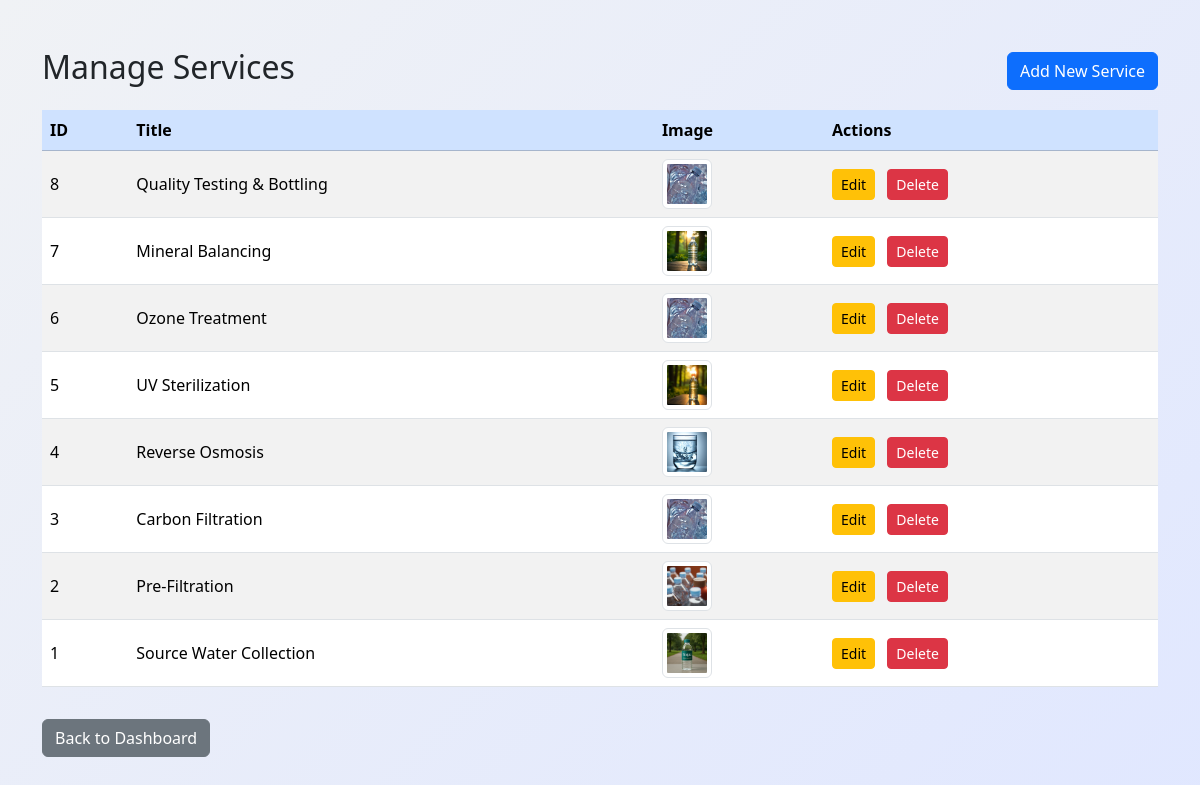
The page /admin/manage_services.php (signed in) on the database its author committed.
### tables this page shows
CREATE TABLE `services` (
  `id` int(11) NOT NULL,
  `title` varchar(255) NOT NULL,
  `description` text NOT NULL,
  `image` varchar(255) NOT NULL
);

### admin/manage_services.php (the view, shortened to what this page needs)
<?php
include '../include/db_connect.php';
try {
    $stmt = $pdo->query("SELECT * FROM services ORDER BY id DESC");
    $services = $stmt->fetchAll(PDO::FETCH_ASSOC);
} catch (PDOException $e) {
    $services = [];
    echo "Warning: Table 'services' not found or error: " . $e->getMessage();
}
?>
<!DOCTYPE html>
<html lang="en">
<head>
    <link href="https://cdn.jsdelivr.net/npm/bootstrap@5.3.3/dist/css/bootstrap.min.css" rel="stylesheet">
</head>
<body>
    <div class="container mt-5">
        <div class="d-flex justify-content-between align-items-center mb-3">
            <h2>Manage Services</h2>
            <a href="add_service.php" class="btn btn-primary">Add New Service</a>
        </div>
        <div class="table-container">
            <table class="table table-striped table-hover">
                <thead class="table-primary">
                    <tr>
                        <th>ID</th>
                        <th>Title</th>
                        <th>Image</th>
                        <th>Actions</th>
                    </tr>
                </thead>
                <tbody>
                    <?php if (count($services) > 0): ?>
                        <?php foreach ($services as $service): ?>
                        <tr>
                            <td><?php echo htmlspecialchars($service['id']); ?></td>
                            <td><?php echo htmlspecialchars($service['title']); ?></td>
                            <td>
                                <?php
                                 $image_path = '../' . $service['image'];
                                if ($service['image'] && file_exists(__DIR__ . '/../' . $service['image'])): ?>
                                    <img src="<?php echo htmlspecialchars($image_path); ?>" alt="<?php echo htmlspecialchars($service['title']); ?>" class="img-thumbnail">
                                <?php else: ?>
                                    <div class="no-image">No Image (Path: <?php echo htmlspecialchars(__DIR__ . '/../' . ($service['image'] ?? '')); ?>)</div>
                                <?php endif; ?>
                            </td>
                            <td>
                                <a href="edit_service.php?id=<?php echo $service['id']; ?>" class="btn btn-sm btn-warning me-2">Edit</a>
                                <a href="manage_services.php?delete=<?php echo $service['id']; ?>" class="btn btn-sm btn-danger" onclick="return confirm('Are you sure you want to delete this service?')">Delete</a>
                            </td>
                        </tr>
                        <?php endforeach; ?>
                    <?php else: ?>
                        <tr>
                            <td colspan="4" class="text-center">No services found.</td>
                        </tr>
                    <?php endif; ?>
                </tbody>
            </table>
        </div>
        <a href="dashboard.php" class="btn btn-secondary mt-3">Back to Dashboard</a>
    </div>
</body>
</html>

### admin/manage_services.php (style rules this page uses)
body { background: linear-gradient(135deg, #f0f2f5 0%, #e0e7ff 100%); min-height: 100vh; }
.table-container { max-width: 100%; overflow-x: auto; }
.table th, .table td { vertical-align: middle; }
.img-thumbnail { width: 50px; height: 50px; object-fit: cover; }

### rows shown on the page
services: id "8", title "Quality Testing & Bottling", image (picture)
services: id "7", title "Mineral Balancing", image (picture)
services: id "6", title "Ozone Treatment", image (picture)
services: id "5", title "UV Sterilization", image (picture)
services: id "4", title "Reverse Osmosis", image (picture)
services: id "3", title "Carbon Filtration", image (picture)
services: id "2", title "Pre-Filtration", image (picture)
services: id "1", title "Source Water Collection", image (picture)
